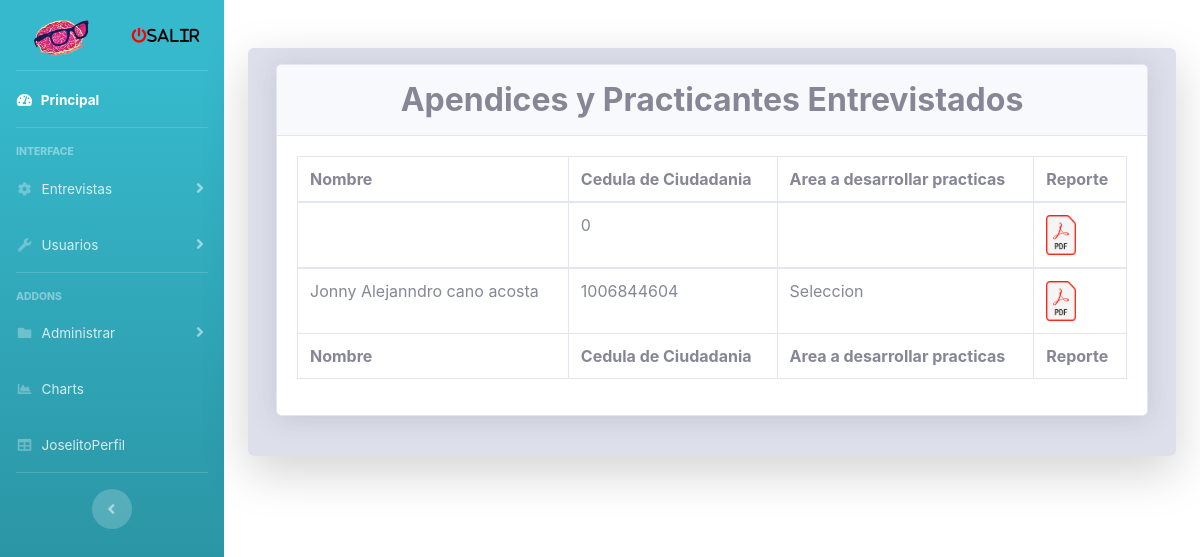
The page /View/consultarEntrevistaPsAyP.php (signed in) on the database its author committed.
### tables this page shows
CREATE TABLE `entrevistaaprendices_practicantes` (
  `cc` int(11) NOT NULL,
  `nombre` varchar(40) DEFAULT NULL,
  `dependencia` varchar(20) DEFAULT NULL,
  `areaPractica` varchar(20) DEFAULT NULL,
  `ingles` varchar(20) DEFAULT NULL,
  `fechaEntrevista` date DEFAULT current_timestamp(),
  `psicologa` varchar(40) DEFAULT NULL,
  `cargo` varchar(20) DEFAULT 'Practicante',
  `conocimientoEmpresa` text DEFAULT NULL,
  `motivacionArea` text DEFAULT NULL,
  `ofimatica` int(11) DEFAULT NULL,
  `conocimientoProgramacion` text DEFAULT NULL,
  `adecuado` varchar(2) DEFAULT 'NO',
  `adecuadoP` varchar(2) DEFAULT 'NO',
  `parcialmente` varchar(2) DEFAULT 'NO',
  `primera` varchar(2) DEFAULT 'NO',
  `segunda` varchar(2) DEFAULT 'NO',
  `noA` varchar(2) DEFAULT 'NO',
  `concepto` text DEFAULT NULL,
  `co` int(11) DEFAULT NULL
);

### View/consultarEntrevistaPsAyP.php (the view, shortened to what this page needs)
<?php include "../config.php";
if (isset($_SESSION["rol"])) {
  switch($_SESSION['rol']){
    case 1:
      include "../template/sidebar.php";
    break;
  }
}
?>
<!DOCTYPE html>
<html xmlns="http://www.w3.org/1999/xhtml">
<?php include FOLDER_TEMPLATE . "head.php"; ?>
<body id="page-top">
  <div class="container">
    <div class="card o-hidden border-0 shadow-lg my-5">
      <div class="card-body p-3 bg-gray-300">
        <div class="row">
          <div class="col-md-12">
            <div class="col-md-12 mx-auto">
              <div class="form-group">
                <div class="card shadow mb-4">
                  <div class="card-header py-3">
                    <center>
                      <h2 class="m-0 font-weight-bold text">Apendices y Practicantes Entrevistados</h2>
                    </center>
                  </div>
                  <div class="card-body">
                    <div class="table-responsive">
                      <table class="table table-bordered" width="100%" cellspacing="10">
                        <thead>
                          <tr>
                            <th>Nombre </th>
                            <th>Cedula de Ciudadania</th>
                            <th>Area a desarrollar practicas</th>
                            <th>Reporte</th>
                          </tr>
                        </thead>
                        <tfoot>
                          <tr>
                            <th>Nombre</th>
                            <th>Cedula de Ciudadania</th>
                            <th>Area a desarrollar practicas</th>
                            <th>Reporte</th>
                          </tr>
                        </tfoot>
                        <?php
                        require_once "../Model/conexioon.php";
                        $sql = "SELECT * FROM `entrevistaaprendices_practicantes` ";
                        $rta = $objCnx->query($sql);
                        while ($datos = $rta->fetch_array()) {
                        ?>
                          <tbody>
                            <tr>
                              <td><?php echo $datos['nombre'] ?></td>
                              <td><?php echo $datos['cc'] ?></td>
                              <td><?php echo $datos['areaPractica'] ?></td>
                              <td><a href="../Reportes/pdf-EntrevistaPsicologicaAyP.php?cc=<?php echo $datos['cc'] ?>" target="_blank"><img src="../img/pdf.png" alt="Sacar Reporte" width="30" height="40"></a></td>
                            </tr>
                          <?php
                        }
                          ?>
                          </tbody>
                      </table>
                    </div>
                  </div>
                </div>
              </div>
            </div>
          </div>
        </div>
</body>
</html>

### rows shown on the page
entrevistaaprendices_practicantes: cc "0"
entrevistaaprendices_practicantes: nombre "Jonny Alejanndro cano acosta", cc "1006844604", areaPractica "Seleccion"

### other values the page prints
$_SESSION['nombre'] "Joselito"
